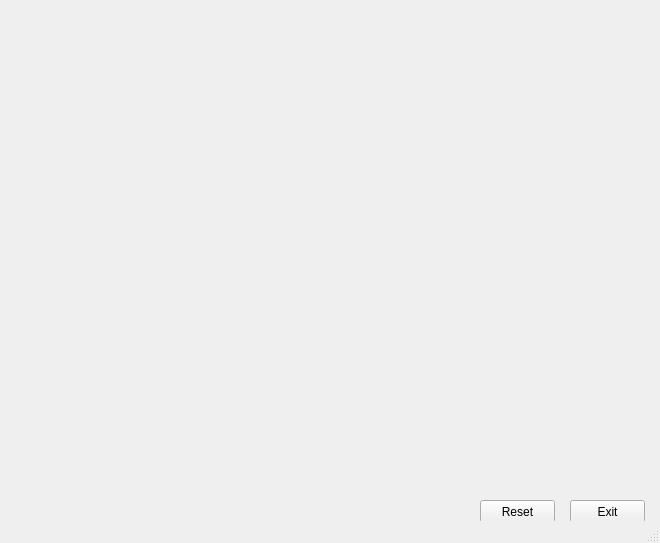
<?xml version="1.0" encoding="UTF-8"?>
<ui version="4.0">
 <class>PointSelectionGUI</class>
 <widget class="QMainWindow" name="PointSelectionGUI">
  <property name="geometry">
   <rect>
    <x>0</x>
    <y>0</y>
    <width>660</width>
    <height>543</height>
   </rect>
  </property>
  <property name="windowTitle">
   <string>PointSelection</string>
  </property>
  <widget class="QWidget" name="centralWidget">
   <widget class="QWidget" name="_widget" native="true">
    <property name="geometry">
     <rect>
      <x>10</x>
      <y>10</y>
      <width>640</width>
      <height>480</height>
     </rect>
    </property>
   </widget>
   <widget class="QPushButton" name="_pushButton_exit">
    <property name="geometry">
     <rect>
      <x>570</x>
      <y>500</y>
      <width>75</width>
      <height>23</height>
     </rect>
    </property>
    <property name="text">
     <string>Exit</string>
    </property>
   </widget>
   <widget class="QPushButton" name="_pushButton_reset">
    <property name="geometry">
     <rect>
      <x>480</x>
      <y>500</y>
      <width>75</width>
      <height>23</height>
     </rect>
    </property>
    <property name="text">
     <string>Reset</string>
    </property>
   </widget>
  </widget>
  <widget class="QStatusBar" name="statusBar"/>
 </widget>
 <layoutdefault spacing="6" margin="11"/>
 <resources>
  <include location="PointSelectionGUI.qrc"/>
 </resources>
 <connections/>
</ui>
